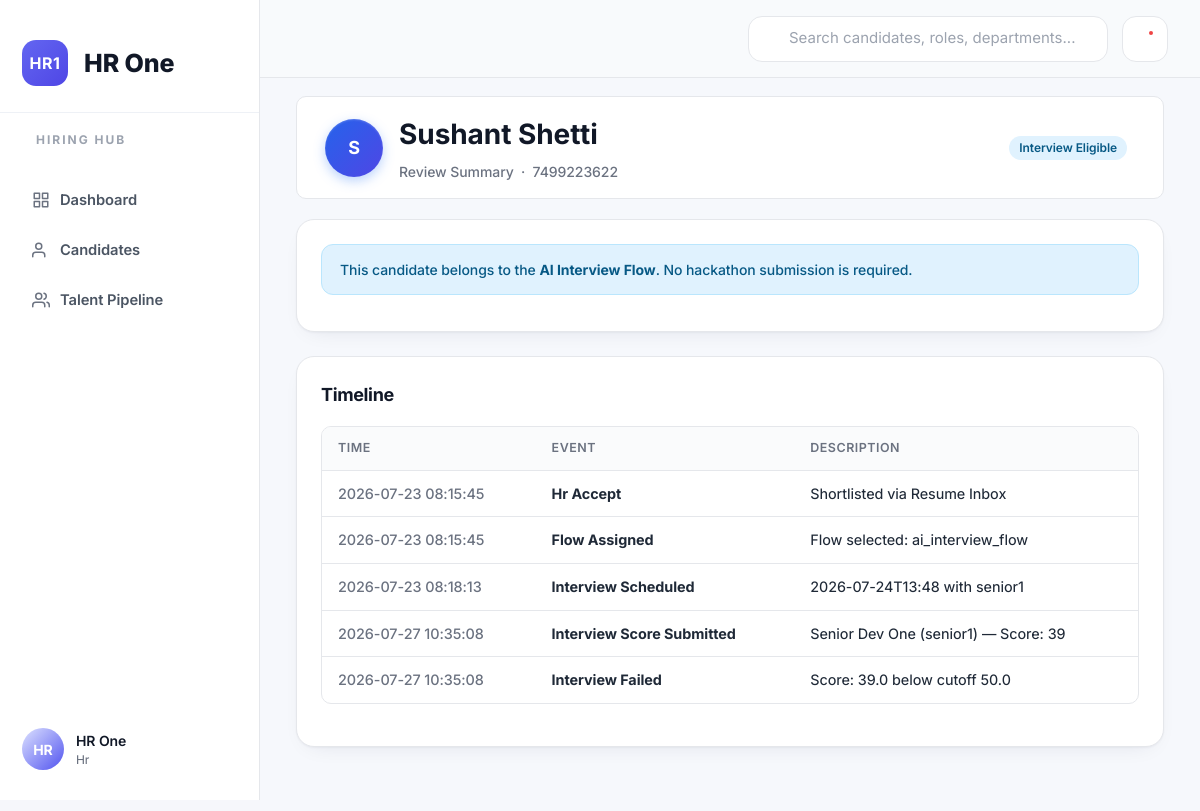
The app's page /hackathon/hr/review-summary/116828 (signed in) with its own data.
### app/core/models.py (models this page shows)
class User(Base):
    __tablename__ = "users"
    id: Mapped[int] = mapped_column(Integer, primary_key=True, index=True)
    username: Mapped[str] = mapped_column(String(50), unique=True, nullable=False, index=True)
    password_hash: Mapped[str] = mapped_column(String(255), nullable=False)
    role: Mapped[str] = mapped_column(String(30), nullable=False, index=True)
    full_name: Mapped[str] = mapped_column(String(120), nullable=False)
    skills: Mapped[str] = mapped_column(Text, default="")
    created_at: Mapped[datetime] = mapped_column(DateTime, default=datetime.utcnow)

class Candidate(Base):
    __tablename__ = "candidates"
    id: Mapped[int] = mapped_column(Integer, primary_key=True)
    name: Mapped[str] = mapped_column(String(150), nullable=False, index=True)
    email: Mapped[str] = mapped_column(String(150), nullable=True)
    phone: Mapped[str] = mapped_column(String(30), nullable=True, index=True)
    skills: Mapped[str] = mapped_column(Text, default="")
    flow: Mapped[str | None] = mapped_column(String(50), nullable=True, index=True)  # ai_hackathon_flow | ai_interview_flow
    stage: Mapped[int] = mapped_column(Integer, default=1, index=True)
    status: Mapped[str] = mapped_column(String(30), default="new", index=True)
    created_at: Mapped[datetime] = mapped_column(DateTime, default=datetime.utcnow)
    updated_at: Mapped[datetime] = mapped_column(DateTime, default=datetime.utcnow, onupdate=datetime.utcnow)
    department: Mapped[str | None] = mapped_column(String(50), nullable=True, index=True)
    screening: Mapped[CandidateScreening | None] = relationship(back_populates="candidate", uselist=False)
    decision: Mapped[CandidateDecision | None] = relationship(back_populates="candidate", uselist=False)
    submission: Mapped[Submission | None] = relationship(back_populates="candidate", uselist=False)
    interviews: Mapped[list[Interview]] = relationship(back_populates="candidate")

class CandidateProgress(Base):
    __tablename__ = "candidate_progress"
    id: Mapped[int] = mapped_column(Integer, primary_key=True)
    candidate_id: Mapped[int] = mapped_column(ForeignKey("candidates.id"), nullable=False, index=True)
    stage: Mapped[int] = mapped_column(Integer, nullable=False)
    event: Mapped[str] = mapped_column(String(100), nullable=False)
    details: Mapped[str] = mapped_column(Text, default="")
    acted_by: Mapped[int] = mapped_column(ForeignKey("users.id"), nullable=True)
    created_at: Mapped[datetime] = mapped_column(DateTime, default=datetime.utcnow)

class InterviewScore(Base):
    __tablename__ = "interview_scores"
    id: Mapped[int] = mapped_column(Integer, primary_key=True)
    interview_id: Mapped[int] = mapped_column(ForeignKey("interviews.id"), nullable=False)
    interviewer_id: Mapped[int] = mapped_column(ForeignKey("users.id"), nullable=False)
    score: Mapped[int] = mapped_column(Integer, nullable=False)
    notes: Mapped[str] = mapped_column(Text, default="")
    role_assessed: Mapped[str]    # stores Q4 "Role Candidate is Assessed for"
    recommendation: Mapped[str]   # stores Q37 "Overall Recommendation"
    created_at: Mapped[datetime] = mapped_column(DateTime, default=datetime.utcnow)
    __table_args__ = (UniqueConstraint("interview_id", "interviewer_id", name="uq_interview_reviewer"),)
    interview: Mapped[Interview] = relationship(back_populates="scores")
    interviewer: Mapped[User] = relationship()

### app/routes/hackathon.py (the view)
@router.get(
    "/hr/review-summary/{candidate_id}",
    name="hr_review_summary",
    response_class=HTMLResponse,
)
def hr_review_summary(
    candidate_id: int,
    request: Request,
    db: Session = Depends(get_db),
    user: User = Depends(require_role("hr","admin")),
):
    candidate = db.get(Candidate, candidate_id)
    if not candidate:
        raise HTTPException(status_code=404, detail="Candidate not found")
    summary = hackathon_core.get_review_summary(db, candidate, hackathon_threshold)
    progress_entries = list(
        db.scalars(
            select(CandidateProgress)
            .where(CandidateProgress.candidate_id == candidate_id)
            .order_by(CandidateProgress.created_at)
        )
    )
    seniors = list(
        db.scalars(select(User).where(User.role == "senior_dev").order_by(User.full_name.asc()))
    )
    return templates.TemplateResponse(
        request,
        "hr_review_summary.html",
        {
            "request": request,
            "user": user,
            "candidate": candidate,
            "progress_entries": progress_entries,
            "seniors": seniors,
            "timeline_rows": build_timeline(db, candidate),
            **summary,
        },
    )

### templates/hr_review_summary.html (shortened to what this page needs)
{% extends "base.html" %}
{% block content %}
<div class="welcome-header" style="margin-bottom:20px;">
  <div class="welcome-left">
    <div class="avatar-badge">{{ candidate.name[0]|upper }}</div>
    <div class="welcome-text">
      <p class="welcome-name" style="margin:0;">{{ candidate.name }}</p>
      <span class="welcome-role">Review Summary &nbsp;·&nbsp; {{ candidate.phone }}</span>
    </div>
  </div>
  {% if ai_interview_flow %}
    <span class="badge badge-info">Interview Eligible</span>
  {% elif submission_missing %}
    <span class="badge badge-muted">Awaiting Submission</span>
  {% elif is_passed %}
    <span class="badge badge-success">Eligible for Interview</span>
  {% else %}
    <span class="badge badge-danger">Not Eligible</span>
  {% endif %}
</div>
<div class="card">
  {% if ai_interview_flow %}
    <div class="alert info">
      This candidate belongs to the <b>AI Interview Flow</b>. No hackathon submission is required.
    </div>
  {% elif submission_missing %}
    <div class="alert warning">
      This candidate has not submitted the hackathon yet.
    </div>
  {% endif %}
</div>
{% include "timeline.html" %}
{% endblock %}

### templates/_sidebar.html (shortened to what this page needs)
<aside class="sidebar">
    <div class="sidebar-brand">
        <div class="sidebar-logo">
            <div class="logo-icon">HR1</div>
            <div class="logo-text">
                HR One
            </div>
        </div>
    </div>
     <div class="sidebar-title">
            HIRING HUB
        </div>
  <nav>
    <ul class="sidebar-nav">
      <li>
        <a href="{{ request.url_for('dashboard').path }}">
          <svg class="icon" viewBox="0 0 24 24" fill="none" stroke="currentColor" stroke-width="2" stroke-linecap="round" stroke-linejoin="round"><rect x="3" y="3" width="7" height="7"/><rect x="14" y="3" width="7" height="7"/><rect x="3" y="14" width="7" height="7"/><rect x="14" y="14" width="7" height="7"/></svg>
          <span>Dashboard</span>
        </a>
      </li>
      {% if user.role in ["hr", "admin"] %}
        <li>
          <a href="{{ request.url_for('hr_candidates').path }}">
            <svg class="icon" viewBox="0 0 24 24" fill="none" stroke="currentColor" stroke-width="2" stroke-linecap="round" stroke-linejoin="round"><path d="M17 21v-2a4 4 0 0 0-4-4H5a4 4 0 0 0-4 4v2"/><circle cx="9" cy="7" r="4"/></svg>
            <span>Candidates</span>
          </a>
        </li>
      {% endif %}
      {% if user.role in ["hr", "admin"] %}
        <li>
         <a href="{{ request.url_for('talent_pipeline').path }}">
            <svg class="icon" viewBox="0 0 24 24" fill="none" stroke="currentColor" stroke-width="2" stroke-linecap="round" stroke-linejoin="round"><path d="M17 21v-2a4 4 0 0 0-4-4H5a4 4 0 0 0-4 4v2"/><circle cx="9" cy="7" r="4"/><path d="M23 21v-2a4 4 0 0 0-3-3.87"/><path d="M16 3.13a4 4 0 0 1 0 7.75"/></svg>
            <span>Talent Pipeline</span>
          </a>
        </li>
      {% endif %}
    </ul>
  </nav>
 <div class="sidebar-footer">
    <div class="sidebar-user">
        <div class="sidebar-user-avatar">
            {{ (user.full_name or "HR")[:2]|upper }}
        </div>
        <div class="sidebar-user-info">
            <div class="sidebar-user-name">
                {{ user.full_name }}
            </div>
            <div class="sidebar-user-role">
                {{ user.role|capitalize }}
            </div>
        </div>
    </div>
</div>
</aside>

### templates/timeline.html (shortened to what this page needs)
<div class="card">
  <div class="card-header">
    <h3>Timeline</h3>
  </div>
  {% if timeline_rows %}
  <div class="table-wrap">
    <table>
      <thead>
        <tr><th>Time</th><th>Event</th><th>Description</th></tr>
      </thead>
      <tbody>
        {% for row in timeline_rows %}
        <tr {% if not row.completed %}class="timeline-pending-row"{% endif %}>
          <td class="muted">{{ row.time.strftime('%Y-%m-%d %H:%M:%S') if row.time else '-- -- --' }}</td>
          <td>
            <strong>{{ row.label }}</strong>
          </td>
          <td>{{ row.description }}</td>
        </tr>
        {% endfor %}
      </tbody>
    </table>
  </div>
  {% else %}
  <div class="empty-state">
    <i class="ti ti-inbox"></i>
    No timeline events yet.
  </div>
  {% endif %}
</div>

### records on screen
User: full_name "HR", full_name "HR One", role "Hr"
Candidate: name "S", name "Sushant Shetti", phone "7499223622"
CandidateProgress: time "2026-07-23 08:15:45", label "Hr Accept", description "Shortlisted via Resume Inbox"
CandidateProgress: time "2026-07-23 08:15:45", label "Flow Assigned", description "Flow selected: ai_interview_flow"
CandidateProgress: time "2026-07-23 08:18:13", label "Interview Scheduled", description "2026-07-24T13:48 with senior1"
InterviewScore: time "2026-07-27 10:35:08"
CandidateProgress: time "2026-07-27 10:35:08", label "Interview Failed", description "Score: 39.0 below cutoff 50.0"

### other values on screen
{{ row.label }} "Interview Score Submitted"
{{ row.description }} "Senior Dev One (senior1) — Score: 39"
